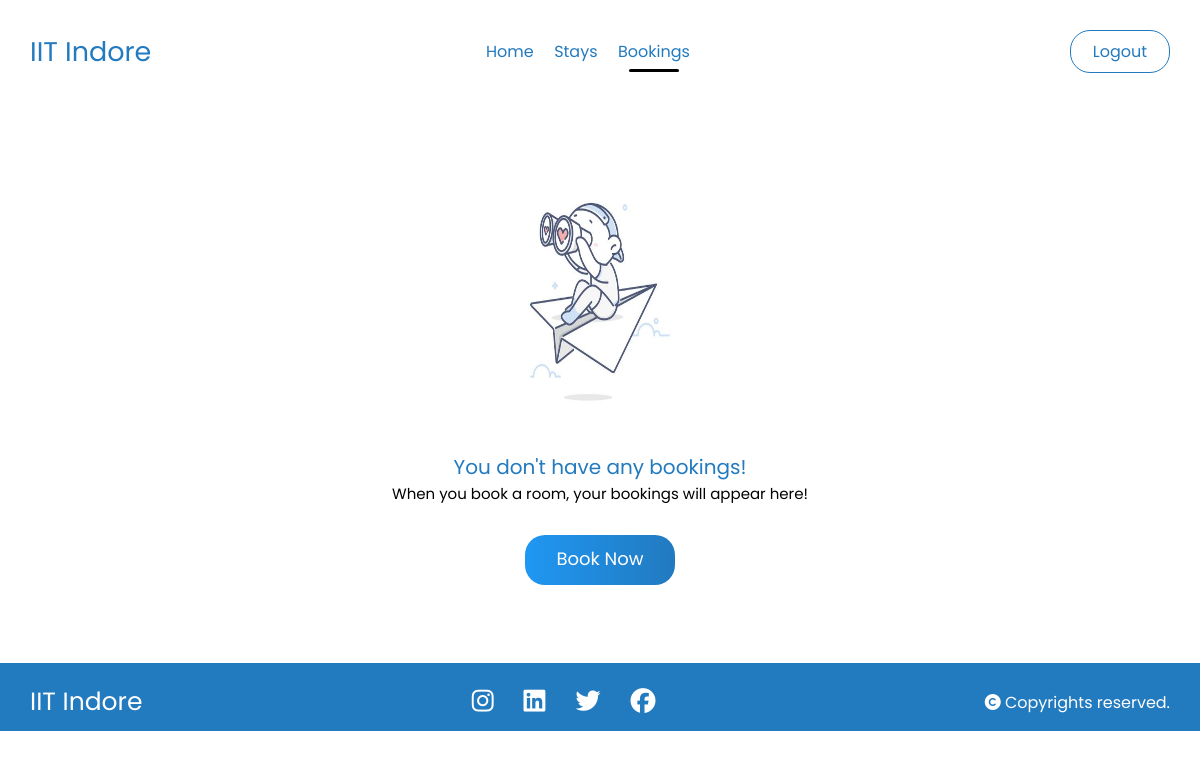
The page /bookings/ (signed in) on the database as committed earlier.
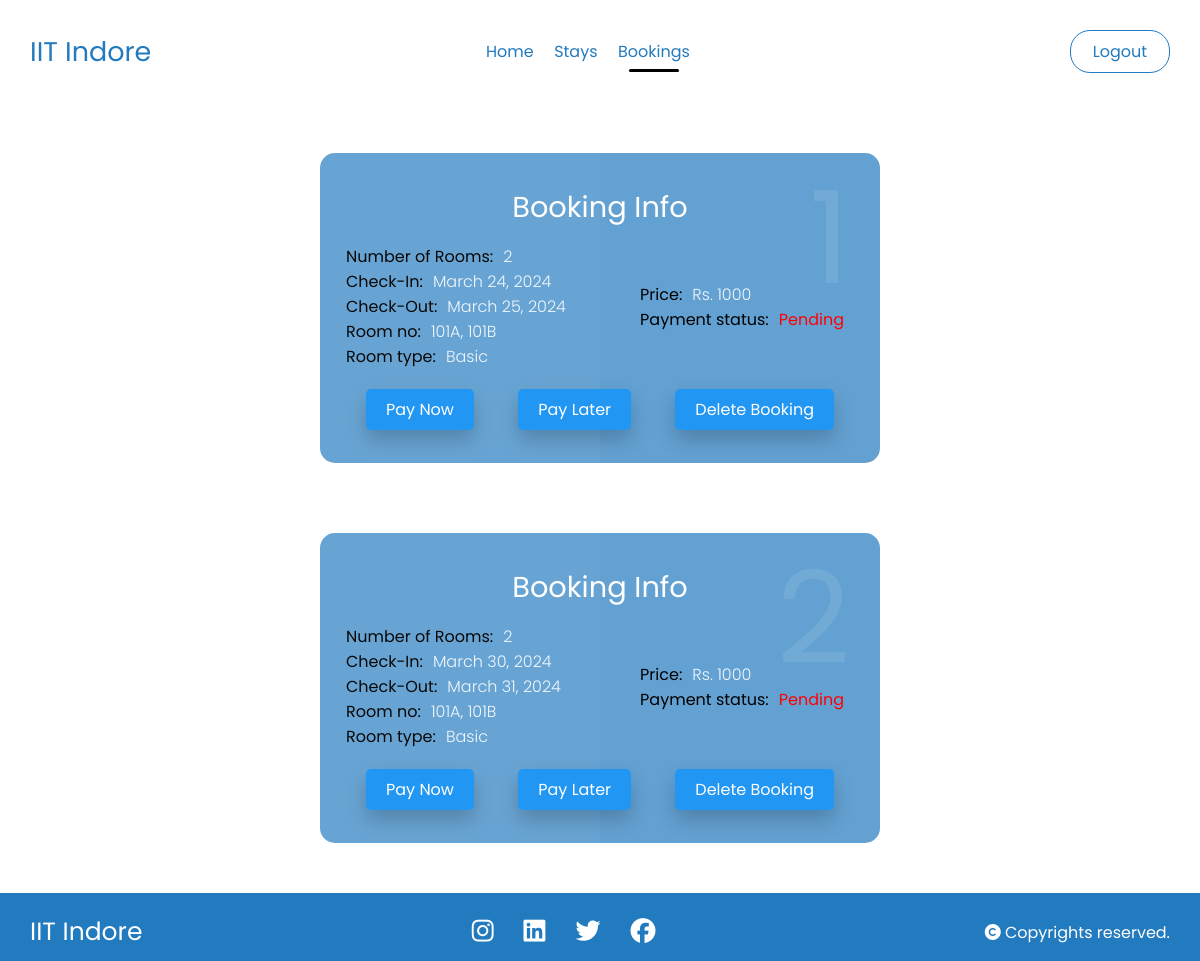
The same page on the database as committed later.
### hostel/models.py (models this page shows, shortened)
class Reservation(models.Model):
    ROOM_CHOICES = (
        ("1", "Basic"),
        ("2", "Premium"),
    )
    PAYMENT_CHOICES = (
        ('1', 'Pending'),
        ('2', 'Done'),
        ('3', 'Pay Later')
    )
    user = models.ForeignKey(User, on_delete=models.CASCADE)
    email = models.EmailField()
    phone_number = models.CharField(max_length=15)
    number_of_rooms = models.PositiveIntegerField()
    check_in_date = models.DateField()
    check_out_date = models.DateField()
    room_numbers = models.CharField(max_length=255, help_text="Enter room numbers separated by commas")
    price = models.PositiveIntegerField()
    room_type = models.CharField(max_length = 1, default = "1", choices = ROOM_CHOICES)
    payment_status = models.CharField(max_length=1, default='1', choices = PAYMENT_CHOICES)
    def get_room_numbers(self):
        return self.room_numbers.split(',')
    def set_room_numbers(self, room_numbers):
        self.room_numbers = ','.join(room_numbers)
    room_numbers_list = property(get_room_numbers, set_room_numbers)

### hostel/views.py (the view)
# urls.py: path('bookings/', views.bookings, name="bookings"),
@login_required(login_url='/login/')
def bookings(request):
    user_reservations = Reservation.objects.filter(user=request.user)
    return render(request, "bookings.html", {'user_reservations': user_reservations})

### templates/bookings.html (shortened to what this page needs)
{% load static %}
<!DOCTYPE html>
<html lang="en">
<head>
    <link rel="stylesheet" href="{% static 'navbar.css' %}">
  </head>
<body>
    <div class="nav1">
        <div>
          <h3>IIT Indore</h3>
        </div>
        <div class="headings">
          <a href="/">Home</a>
          <a href="/stays">Stays</a>
          <a href="/bookings" class="active">Bookings</a>
        </div>
          <div class="nav1-login">
            {% if user.is_authenticated %}
            <a href='{% url "logout" %}'>Logout</a>
            {% else %}
            <a href='{% url "login" %}'>Login</a>
            {% endif %}
          </div>
      </div>
      {% if user_reservations%}
        {% for reservation in user_reservations %}
        <div class="container">
          <div class="card">
            <div class="box">
              <div class="content">
                <h2>{{ forloop.counter }}</h2>
                <h3>Booking Info</h3>
                <div class="columns">
                  <div class="left">
                    <p><span>Number of Rooms:</span>{{ reservation.number_of_rooms }}</p>
                    <p><span>Check-In:</span>{{ reservation.check_in_date }}</p>
                    <p><span>Check-Out:</span>{{ reservation.check_out_date }}</p>
                    <p><span>Room no:</span>{{ reservation.room_numbers_list|join:", " }}</p>
                    <p><span>Room type:</span>{{ reservation.get_room_type_display }}</p>
                  </div>
                  <div class="right">
                    <p><span>Price:</span>Rs. {{ reservation.price }}</p>
                    {% if reservation.payment_status == '1' %}
                      <p><span>Payment status:</span><span style="color: red">{{ reservation.get_payment_status_display }}</span></p>
                    {% elif reservation.payment_status == '2' %}
                      <p><span>Payment status:</span><span style="color: green">{{ reservation.get_payment_status_display }}</span></p>
                    {% else %}
                      <p><span>Payment status:</span><span style="color: orange">{{ reservation.get_payment_status_display }}</span></p>
                    {% endif %}
                  </div>
                </div>
                <div class="btn-row">
                  <a href="" class="btn btn-primary">Pay Now</a>
                  <a href="" class="btn btn-secondary">Pay Later</a>
                  <a href="#" class="btn btn-danger" data-reservation-id="{{ reservation.id }}">Delete Booking</a>
                </div>
              </div>
            </div>
          </div>
        </div>
        {% endfor %}
      {% else %}
        <div class="empty">
          <img src = "{% static 'FIND.jpeg' %}">
          <h5>You don't have any bookings!</h5>
          <p>When you book a room, your bookings will appear here!</p>
          <a href="{% url 'stays' %}">Book Now</a>
        </div>
      {% endif %}
    <footer>
        <div class="footer">
          <div class="info">
            <h4>IIT Indore</h4>
          </div>
          <div class="social">
            <ul>
              <li><a href="#"><i class="fa-brands fa-instagram"></i></a></li>
              <li><a href="#"><i class="fa-brands fa-linkedin"></i></a></li>
              <li><a href="#"><i class="fa-brands fa-twitter"></i></a></li>
              <li><a href="#"><i class="fa-brands fa-facebook"></i></a></li>
            </ul>
          </div>
          <div class="rights">
            <p><i class="fa-solid fa-copyright"></i> Copyrights reserved.</p>
          </div>
        </div>
    </footer>
</body>
</html>

Rows that differ between the two databases and show on the page:
added Reservation: number_of_rooms "2", check_in_date "March 24, 2024", check_out_date "March 25, 2024", room_numbers_list "101A, 101B", room_type "Basic", price "1000", payment_status "Pending"
added Reservation: number_of_rooms "2", check_in_date "March 30, 2024", check_out_date "March 31, 2024", room_numbers_list "101A, 101B", room_type "Basic", price "1000", payment_status "Pending"
Other text that changed with them:
text no longer shown: "You don't have any bookings! When you book a room, your bookings will appear here! Book Now"
